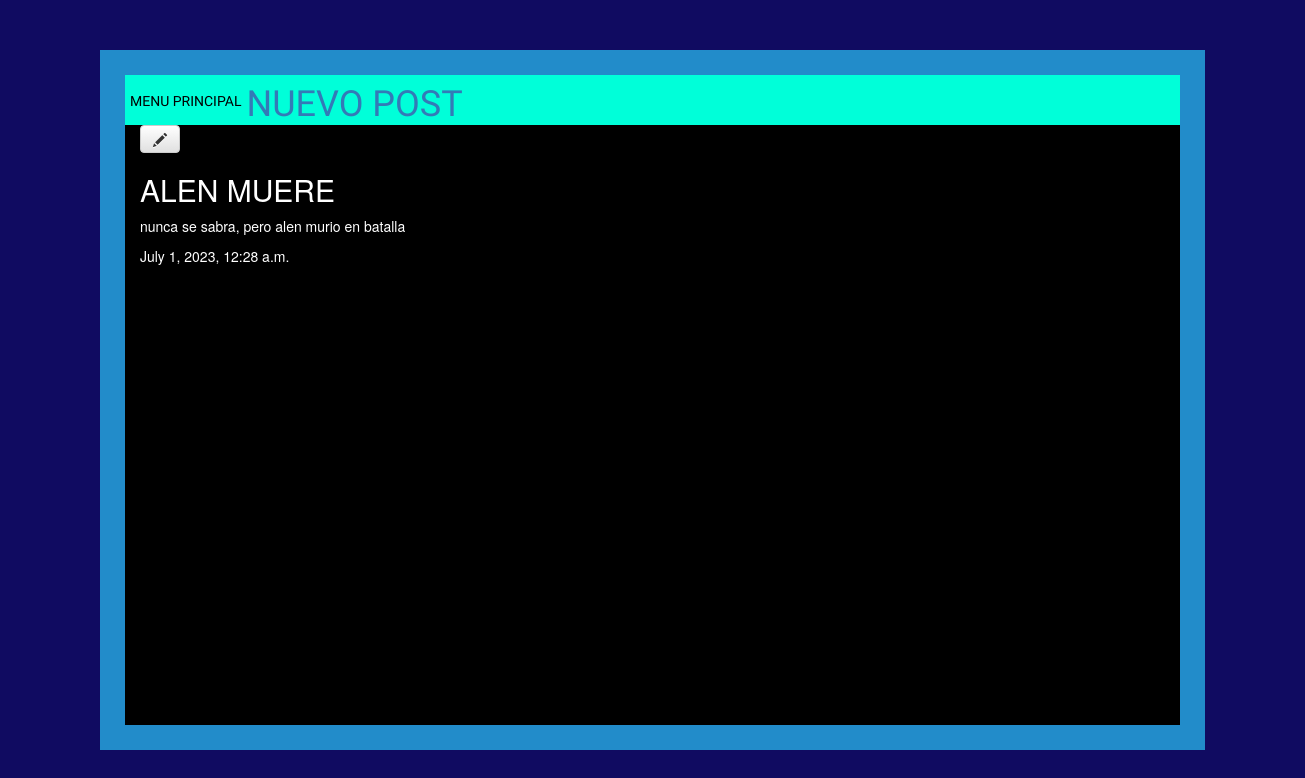
The page /post/10/ on the database its author committed.
### blog/models.py (models this page shows, shortened)
class Post(models.Model):
    author = models.ForeignKey(settings.AUTH_USER_MODEL, on_delete=models.CASCADE)
    title = models.CharField(max_length=200)
    text = models.TextField()
    created_date = models.DateTimeField(
            default=timezone.now)
    published_date = models.DateTimeField(
            blank=True, null=True)

### blog/views.py (the view)
# urls.py: path('post/<int:pk>/', views.post_detail, name='post_detail'),
def post_detail(request, pk):
    post = get_object_or_404(Post, pk=pk)
    return render(request, 'blog/post_detail.html', {'post': post})

### blog/templates/blog/post_detail.html (shortened to what this page needs)
{% extends 'blog/base2.html' %}
{% block content %}
    <div class="post">
        <a class="btn btn-default" href="{% url 'post_edit' pk=post.pk %}"><span class="glyphicon glyphicon-pencil"></span></a>
        <h2>{{ post.title }}</h2>
        <p>{{ post.text|linebreaksbr }}</p>
        {{ post.published_date }}
    </div>
{% endblock %}

### blog/static/css/blog.css (style rules this page uses)
body { background-color: rgb(16, 11, 97); color: white; margin-left: 100px; margin-right: 100px; margin-top: 50px; margin-bottom: 50px }
a { text-decoration: none; font-family: 'Lobster'; }

### rows shown on the page
Post: title "ALEN MUERE", text "nunca se sabra, pero alen murio en batalla", published_date "July 1, 2023, 12:28 a.m."
